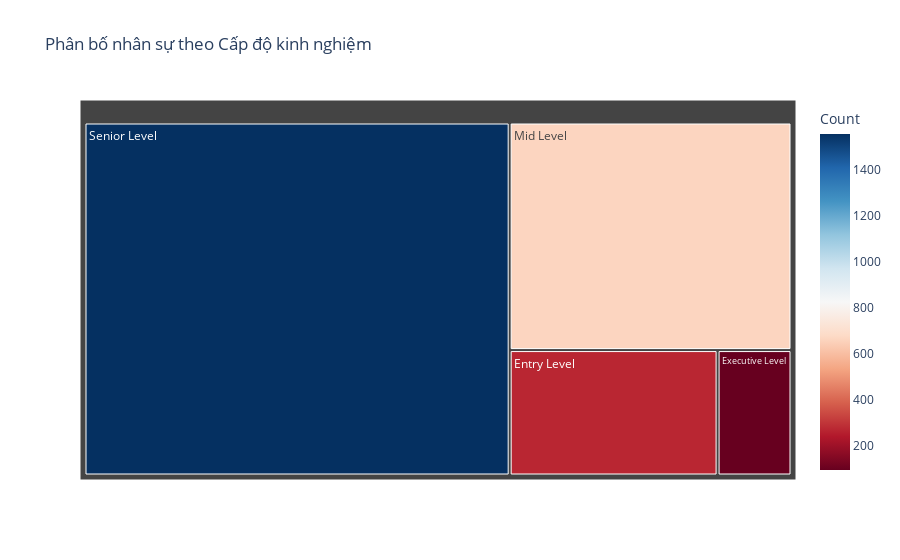

Notebook code for this chart:
### Markdown cell above
Sử dụng *Treemap* thay vì Bar chart đơn giản đối với **experience_level** để thấy rõ tỷ trọng

### Code cell
temp_df = df['experience_level'].value_counts().reset_index()
temp_df.columns = ['Experience Level', 'Count']

fig = px.treemap(temp_df, path=['Experience Level'], values='Count',
                 title='Phân bố nhân sự theo Cấp độ kinh nghiệm',
                 color='Count', color_continuous_scale='RdBu')
fig.show()

### Figure 1 — Plotly figure (JSON) as saved in the notebook; plotly's stock layout.template omitted (floating-point values rounded to 4 significant figures)
{"data": [{"branchvalues": "total", "customdata": [[1554.0], [664.0], [270.0], [96.0]], "domain": {"x": [0, 1], "y": [0, 1]}, "hovertemplate": "labels=%{label}<br>Count_sum=%{value}<br>parent=%{parent}<br>id=%{id}<br>Count=%{color}<extra></extra>", "ids": ["Senior Level", "Mid Level", "Entry Level", "Executive Level"], "labels": ["Senior Level", "Mid Level", "Entry Level", "Executive Level"], "marker": {"coloraxis": "coloraxis", "colors": [1554.0, 664.0, 270.0, 96.0]}, "name": "", "parents": ["", "", "", ""], "type": "treemap", "values": [1554.0, 664.0, 270.0, 96.0]}], "layout": {"coloraxis": {"colorbar": {"title": {"text": "Count"}}, "colorscale": [[0, "rgb(103,0,31)"], [0.1, "rgb(178,24,43)"], [0.2, "rgb(214,96,77)"], [0.3, "rgb(244,165,130)"], [0.4, "rgb(253,219,199)"], [0.5, "rgb(247,247,247)"], [0.6, "rgb(209,229,240)"], [0.7, "rgb(146,197,222)"], [0.8, "rgb(67,147,195)"], [0.9, "rgb(33,102,172)"], [1, "rgb(5,48,97)"]]}, "legend": {"tracegroupgap": 0}, "title": {"text": "Phân bố nhân sự theo Cấp độ kinh nghiệm"}}}
